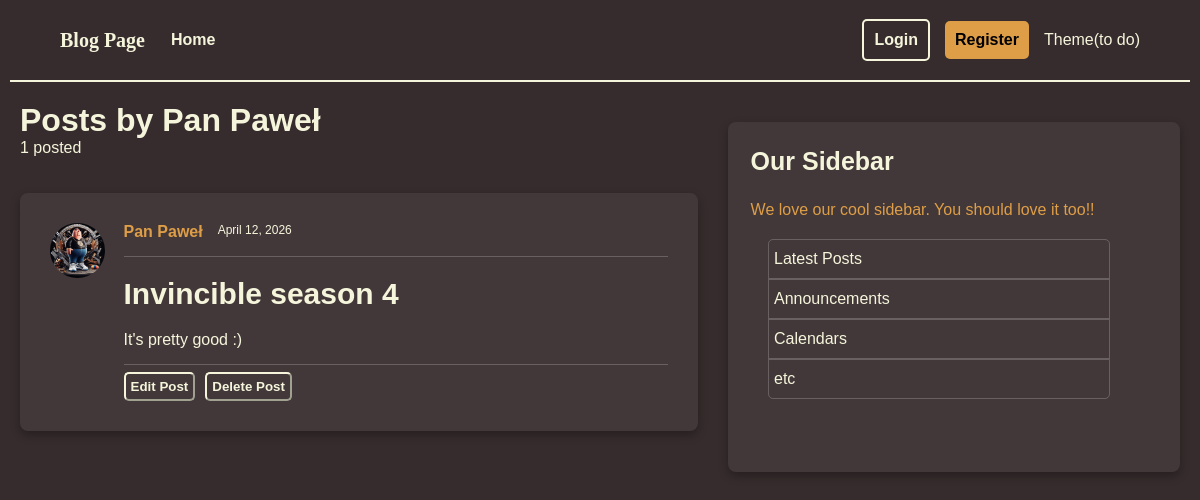
The page /users/1/posts on the database its author committed.
### models.py (models this page shows, shortened)
class User(Base):
    __tablename__ = "users"
    id: Mapped[int] = mapped_column(Integer, primary_key=True, index=True)
    username: Mapped[str] = mapped_column(String(50), unique=True, nullable=False)
    email: Mapped[str] = mapped_column(String(120), unique=True, nullable=False)
    image_file: Mapped[str | None] = mapped_column(
        String(200),
        nullable=True,
        default=None,
    )
    posts: Mapped[list[Post]] = relationship(back_populates="author", cascade = "all, delete-orphan")

class Post(Base):
    __tablename__ = "posts"
    id: Mapped[int] = mapped_column(Integer, primary_key=True, index=True)
    title: Mapped[str] = mapped_column(String(100), nullable=False)
    content: Mapped[str] = mapped_column(Text, nullable=False)
    user_id: Mapped[int] = mapped_column(
        ForeignKey("users.id"),
        nullable=False,
        index=True,
    )
    date_posted: Mapped[datetime] = mapped_column(
        DateTime(timezone=True),
        default=lambda: datetime.now(UTC),
    )
    author: Mapped[User] = relationship(back_populates="posts")

### main.py (the view)
@app.get("/users/{user_id}/posts", include_in_schema=False)
def user_posts_page(request: Request, user_id: int, db: Annotated[Session, Depends(get_db)]):
    result = db.execute(select(models.User).where(models.User.id == user_id))
    user = result.scalars().first()
    if not user:
        raise HTTPException(
            status_code = status.HTTP_404_NOT_FOUND,
            detail = "User not found",
        )
    result = db.execute(select(models.Post).where(models.Post.user_id == user_id))
    posts = result.scalars().all()
    return template.TemplateResponse(
        request,
        "user_posts.html",
        {"posts": posts, "user": user, "title": f"{user.username}'s Posts"},
    )

### templates/user_posts.html
{% extends "layout.html" %}
{% block content %}
    <h1 class="posts_by">Posts by {{ user.username }}</h1>
    <p class="num_of_posts">{{ posts|length }} posted</p>
    {% for post in posts %}
        <div class="container">
            <div class="full_post">
                <img class="profile_pic" src="{{ post.author.image_path }}" alt="A profile picture of {{ post.author.username }}">
                <div class="post-content">
                <div class="author-and-date">
                    <a class="author" href="#">{{ post.author.username }}</a>
                    <small class="date_posted">{{ post.date_posted.strftime('%B %d, %Y') }}</small>
                </div>
                <hr class="post-line">
                <h2>
                <a class="title" href="#">{{ post.title }}</a>
                </h2>
                <p class="content">{{ post.content }}</p>
                <hr class="post-line">
                <div class="post-buttons">
                    <button id="edit-button">Edit Post</button>
                    <button id="delete-button">Delete Post</button>
                </div>
            </div>
            </div>
        </div>
    {% else %}
        <p class="no_posts">No posts by this user yet</p>
    {% endfor %}
{% endblock content %}

### static/style.css (style rules this page uses)
body { background-color: rgb(54, 44, 45); color: beige; margin: 0%; font-family: sans-serif; }
a { border-radius: 5px; }
.container { background-color: rgb(66, 56, 57); border-radius: 8px; margin-top: 20px; margin-bottom: 20px; padding: 30px; display: flex; flex-direction: column; box-shadow: 0 4px 10px rgba(0,0,0,0.3); max-width: 800px; }
.full_post { display: flex; flex-direction: row; }
.post-content { display: flex; flex-direction: column; flex-grow: 1; }
.author { color: rgb(222, 158, 71); font-size: 16px; font-weight: bold; text-decoration: none; margin-right: 15px; }
.title { color: beige; text-decoration: none; font-size: 30px; margin-top: 0; margin-bottom: 5px; }
.content { color: beige; margin: 0; inline-size: 100%; word-break: break-word; overflow-wrap: break-word; }
.author-and-date { display: flex; flex-direction: row; font-size: 0.9rem; }
.post-line { border: 0; border-top: 1px solid rgba(255, 255, 255, 0.2); margin: 15px 0 0 0; width: 100%; }
.post-buttons { margin-top: 7px; display: flex; flex-direction: row; }
.post-buttons button { padding: 5px; margin-right: 10px; border-radius: 5px; background-color: transparent; font-weight: bold; }
#edit-button { color: beige; border-color: beige; }
#delete-button { color: beige; border-color: beige; }
.profile_pic { width: 55px; height: 55px; border-radius: 30px; margin-right: 3%; }
.posts_by { margin: 0; }
.num_of_posts { margin-top: 0; }

### rows shown on the page
User: username "Pan Paweł"
Post: author.image_path (picture), author.username "Pan Paweł", date_posted "April 12, 2026", title "Invincible season 4", content "It's pretty good :)"

### other values the page prints
{{ posts|length }} "1"
